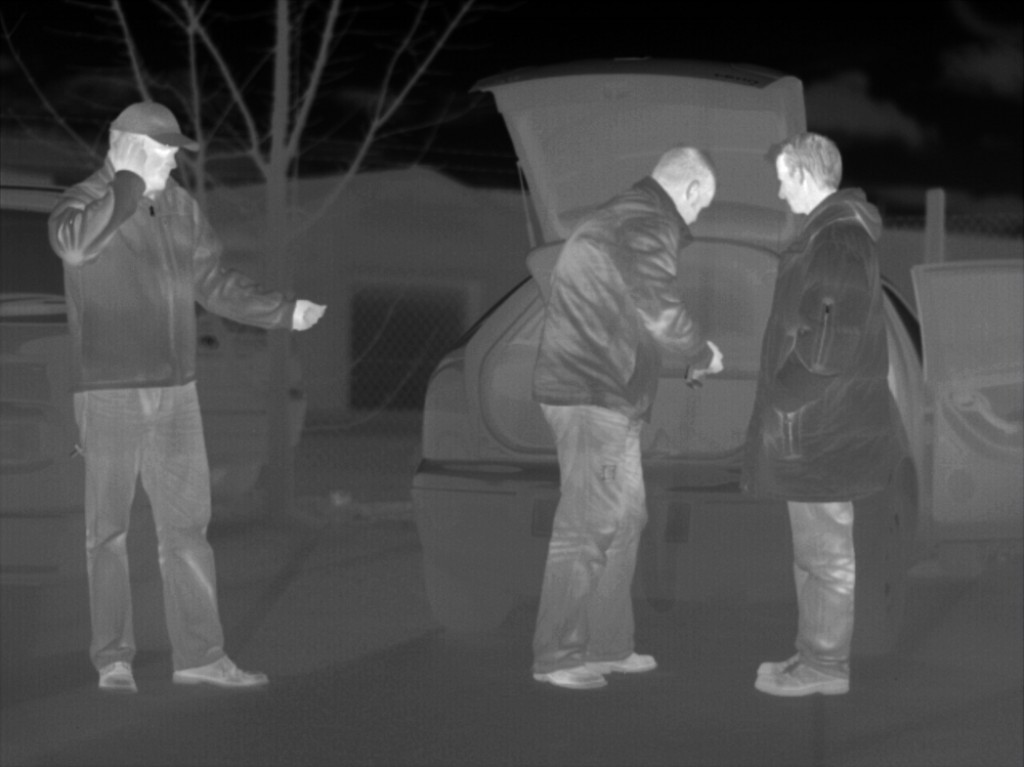
#> input picture thermal.jpg, 1024 x 767 px, given in place of img1.jpg, which was not available
$ python canny_circles.py   (older library calls are emulated)
#> lines starting #> are read from the running program, lines starting #| are printed output that depends on the picture; after the words box and inside, x2 and y2 are one past the last pixel; in counts of white or black regions, pixels touching at a corner belong together; pictures that were not available may be replaced by others from this repository, and a replacement may not be noted
import cv2
import numpy as np
import sys


cameraID = 0
#Uncomment if running on the pi with the camera
#vc = cv2.VideoCapture(cameraID)
vc = cv2.imread('img1.jpg')
#> vc is the input picture: shape (767, 1024, 3); mean B, G, R 74.1, 74.1, 74.1
frame = vc
#if vc.isOpened(): # try to get the first frame
 #   rval, frame = vc.read()
#else:
 #   rval = False

frame_v = cv2.applyColorMap(cv2.imread('img1.jpg', 0), cv2.COLORMAP_HSV)
blurredBrightness = cv2.bilateralFilter(frame_v,9,150,150)
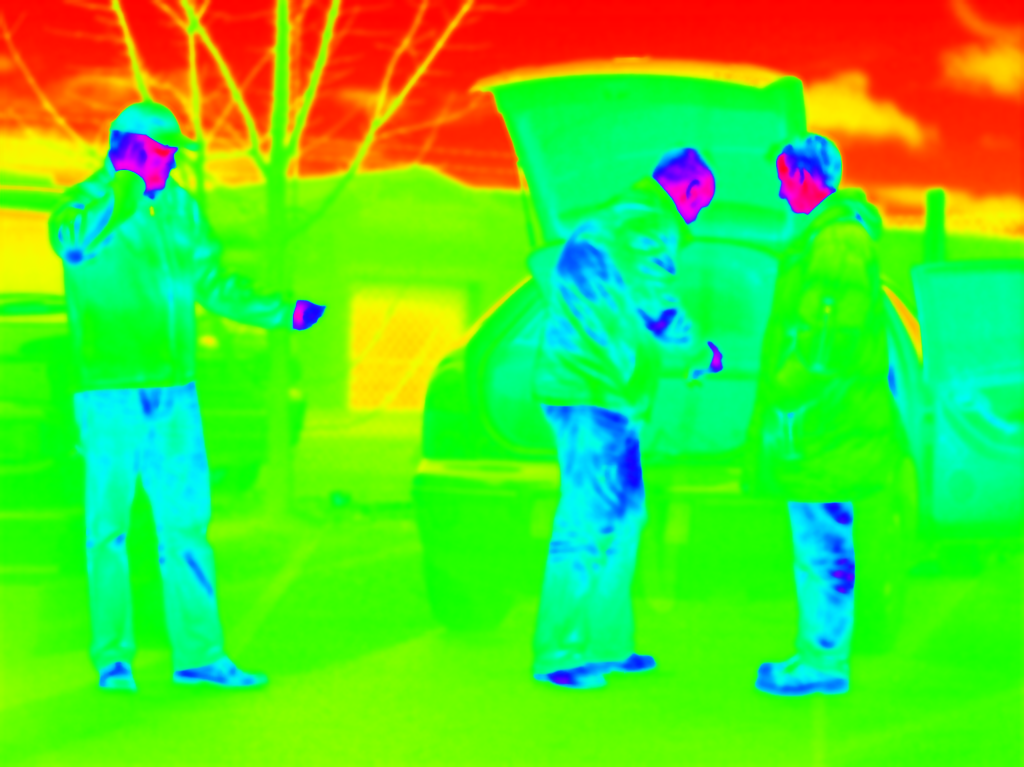
#> blurredBrightness: shape (767, 1024, 3); mean B, G, R 44.6, 215.5, 87.2
thresh = 50
#Apply canny edge
edges = cv2.Canny(blurredBrightness,thresh,thresh*2, L2gradient=True)
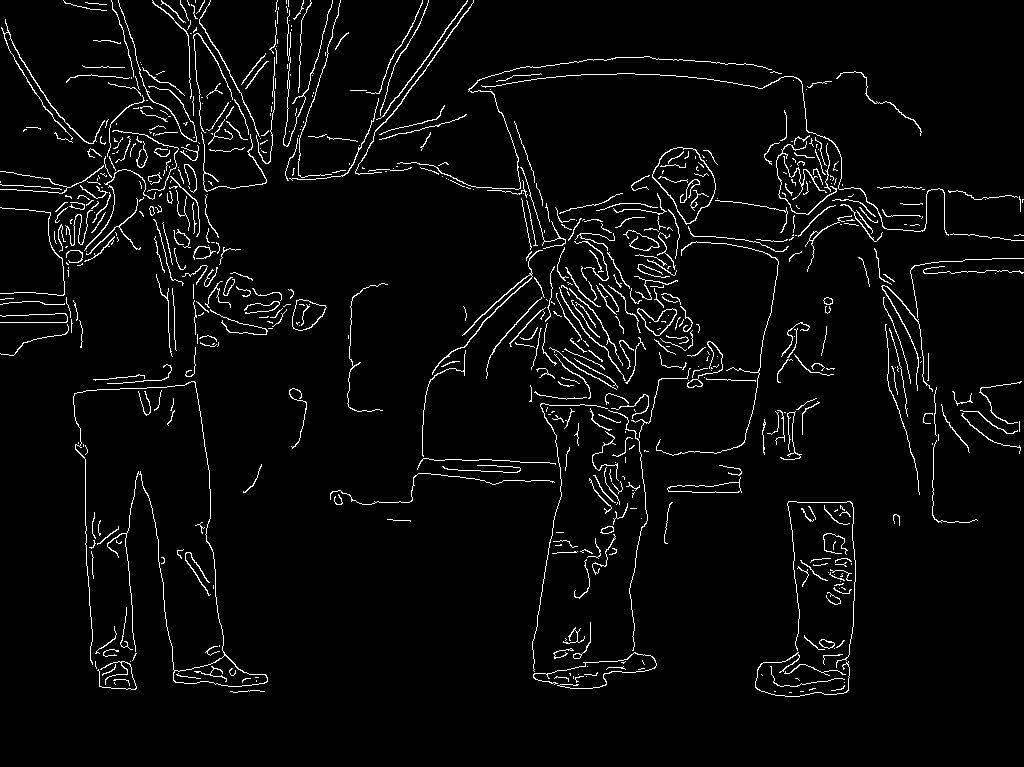
#> edges: shape (767, 1024); 3.8% white in thin lines or dots
_,mask = cv2.threshold(blurredBrightness,200,1,cv2.THRESH_BINARY)
erodeSize = 5
dilateSize = 7
eroded = cv2.erode(mask, np.ones((erodeSize, erodeSize)))
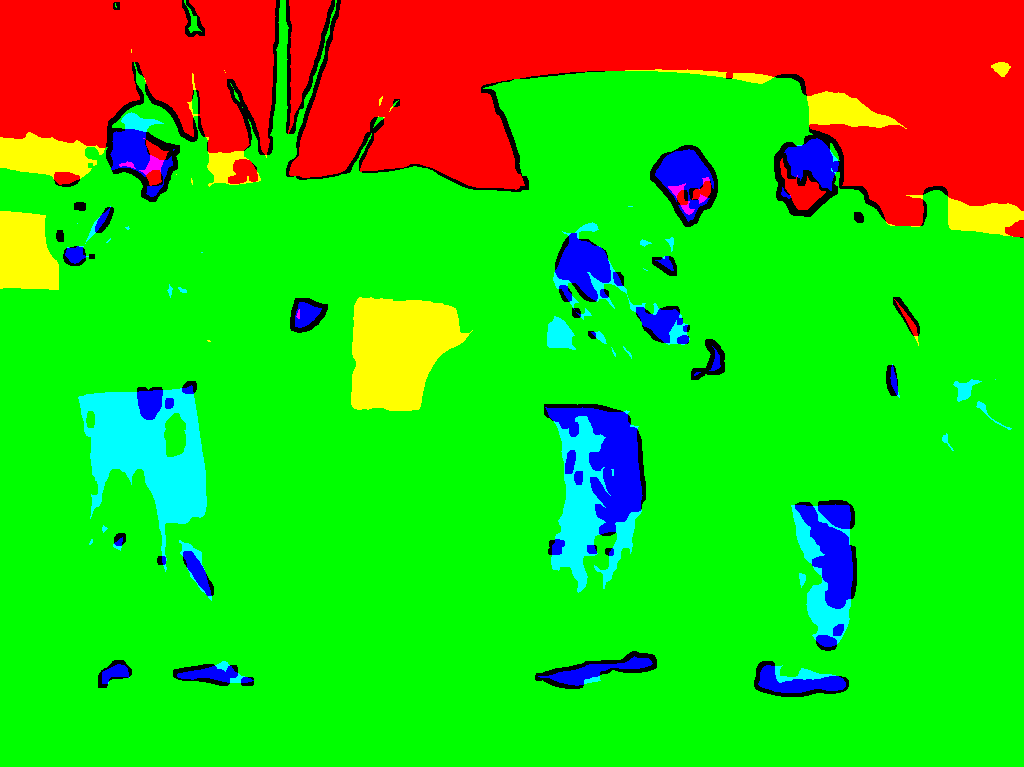
#> eroded: shape (767, 1024, 3); mean B, G, R 0.0604, 0.776, 0.199; drawn with 1 as white
mask = cv2.dilate(eroded, np.ones((dilateSize, dilateSize)))

#Convert mask to gray otherwise it don't work
mask = cv2.cvtColor(mask, cv2.COLOR_BGR2GRAY)
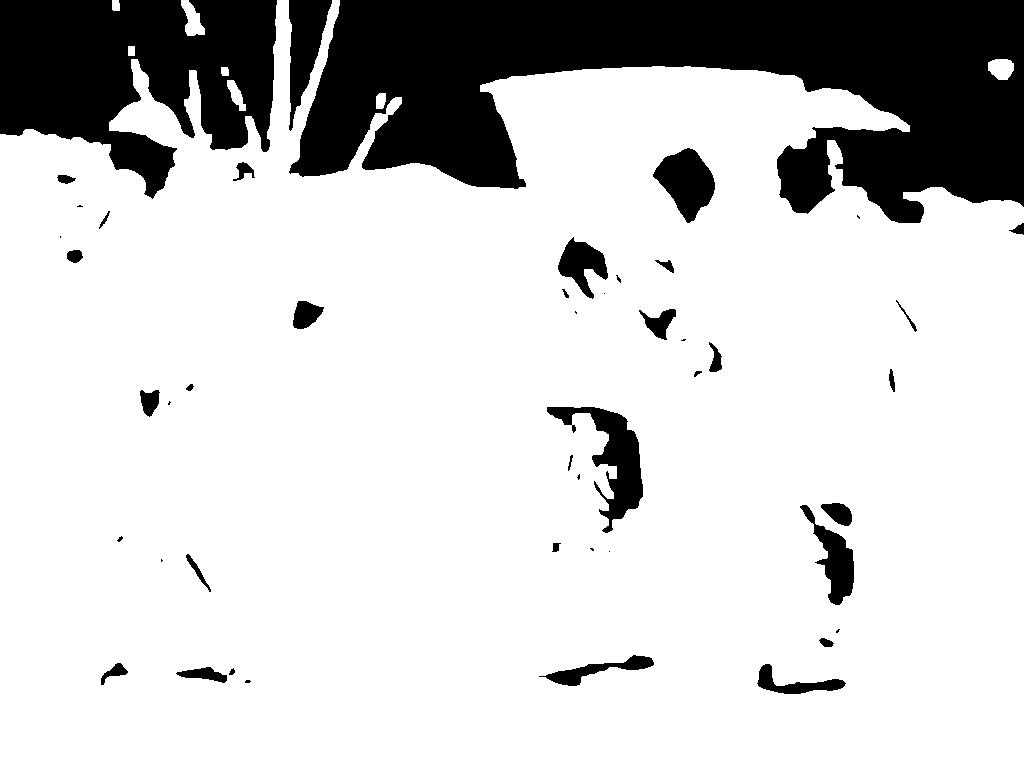
#> mask: shape (767, 1024); values 0 (black) and 1 (white), 81% white; 47 black regions (15 under 20 px), largest, box (x1, y1, x2, y2) and area: (289, 0, 1024, 223) 94103, (0, 0, 277, 199) 35861, (547, 407, 643, 533) 3975
img = (cv2.cvtColor(mask * edges, cv2.COLOR_GRAY2RGB))
#> img: shape (767, 1024, 3); 3% white in thin lines or dots
########## Lose all hope ye who enter
img = cv2.resize(cv2.cvtColor(mask * edges, cv2.COLOR_GRAY2RGB) | frame, (640, 480), interpolation=cv2.INTER_CUBIC)
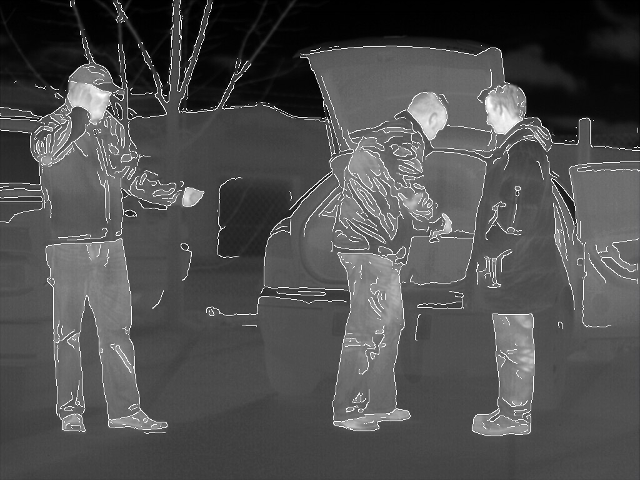
#> img: shape (480, 640, 3); mean B, G, R 78.8, 78.8, 78.8


#img = cv2.medianBlur(img,5)
cimg = cv2.cvtColor(img, cv2.COLOR_BGR2GRAY)

circles = cv2.HoughCircles(cimg, cv2.cv.CV_HOUGH_GRADIENT, 1, 125,
                           param1=10, param2=30, minRadius=0, maxRadius=100)
#> circles = 17 rows, first 8: [260.5, 323.5, 99.4], [520.5, 347.5, 99.4], [330.5, 177.5, 82.9], [542.5, 96.5, 99.4], [141.5, 221.5, 71.9], [62.5, 423.5, 49.9], [400.5, 302.5, 52.1], [501.5, 220.5, 52.1]

if circles is None:
    sys.exit('No circles found!')

circles = np.uint16(np.around(circles))
#> circles = 17 rows, first 8: [260, 324, 99], [520, 348, 99], [330, 178, 83], [542, 96, 99], [142, 222, 72], [62, 424, 50], [400, 302, 52], [502, 220, 52]
for i in circles[0,:]:

    cv2.circle(cimg,(i[0],i[1]),i[2],(0,255,0),2)
#> this loop made 17 passes
#> i on passes 1 to 12: [260, 324, 99], [520, 348, 99], [330, 178, 83], [542, 96, 99], [142, 222, 72], [62, 424, 50], [400, 302, 52], [502, 220, 52], [264, 68, 68], [60, 94, 48], [392, 28, 88], [346, 424, 33]
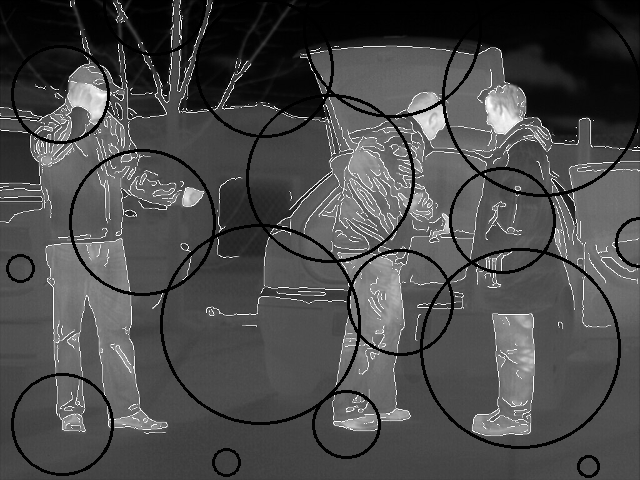
#> cimg: shape (480, 640); min 0, max 255, mean 74.6

cv2.circle(cimg,(i[0],i[1]),2,(0,0,255),3)
#> cimg: shape (480, 640); 0.01% of pixels changed, all inside (x1, y1, x2, y2) = (584, 462, 593, 471)

cv2.imshow('detected circles',cimg)
cv2.waitKey(0)
cv2.destroyAllWindows()
